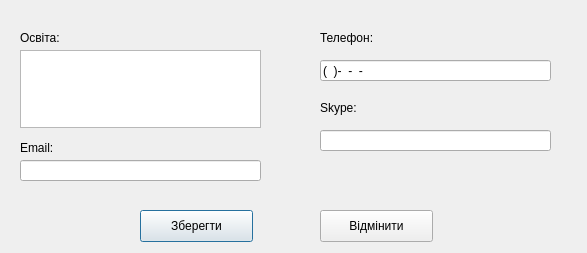
<?xml version="1.0" encoding="UTF-8"?>
<ui version="4.0">
 <class>UpdatePerson</class>
 <widget class="QDialog" name="UpdatePerson">
  <property name="geometry">
   <rect>
    <x>0</x>
    <y>0</y>
    <width>587</width>
    <height>253</height>
   </rect>
  </property>
  <property name="windowTitle">
   <string>Dialog</string>
  </property>
  <widget class="QLineEdit" name="personskype">
   <property name="geometry">
    <rect>
     <x>320</x>
     <y>130</y>
     <width>231</width>
     <height>21</height>
    </rect>
   </property>
   <property name="inputMask">
    <string/>
   </property>
   <property name="text">
    <string/>
   </property>
  </widget>
  <widget class="QLabel" name="label_20">
   <property name="geometry">
    <rect>
     <x>320</x>
     <y>100</y>
     <width>151</width>
     <height>16</height>
    </rect>
   </property>
   <property name="text">
    <string>Skype:</string>
   </property>
  </widget>
  <widget class="QTextEdit" name="personEducation">
   <property name="geometry">
    <rect>
     <x>20</x>
     <y>50</y>
     <width>241</width>
     <height>78</height>
    </rect>
   </property>
  </widget>
  <widget class="QLabel" name="label_15">
   <property name="geometry">
    <rect>
     <x>320</x>
     <y>30</y>
     <width>151</width>
     <height>16</height>
    </rect>
   </property>
   <property name="text">
    <string>Телефон:</string>
   </property>
  </widget>
  <widget class="QLineEdit" name="personPhone">
   <property name="geometry">
    <rect>
     <x>320</x>
     <y>60</y>
     <width>231</width>
     <height>21</height>
    </rect>
   </property>
   <property name="inputMask">
    <string>(99)-99-99-999</string>
   </property>
   <property name="text">
    <string>()---</string>
   </property>
  </widget>
  <widget class="QLabel" name="label_10">
   <property name="geometry">
    <rect>
     <x>20</x>
     <y>30</y>
     <width>111</width>
     <height>16</height>
    </rect>
   </property>
   <property name="text">
    <string>Освіта:</string>
   </property>
  </widget>
  <widget class="QLabel" name="label_11">
   <property name="geometry">
    <rect>
     <x>20</x>
     <y>140</y>
     <width>141</width>
     <height>16</height>
    </rect>
   </property>
   <property name="text">
    <string>Email:</string>
   </property>
  </widget>
  <widget class="QLineEdit" name="personEmail">
   <property name="geometry">
    <rect>
     <x>20</x>
     <y>160</y>
     <width>241</width>
     <height>21</height>
    </rect>
   </property>
  </widget>
  <widget class="QPushButton" name="addPerson">
   <property name="geometry">
    <rect>
     <x>140</x>
     <y>210</y>
     <width>113</width>
     <height>32</height>
    </rect>
   </property>
   <property name="text">
    <string>Зберегти</string>
   </property>
  </widget>
  <widget class="QPushButton" name="closePost">
   <property name="geometry">
    <rect>
     <x>320</x>
     <y>210</y>
     <width>113</width>
     <height>32</height>
    </rect>
   </property>
   <property name="text">
    <string>Відмінити</string>
   </property>
  </widget>
 </widget>
 <resources/>
 <connections/>
</ui>
